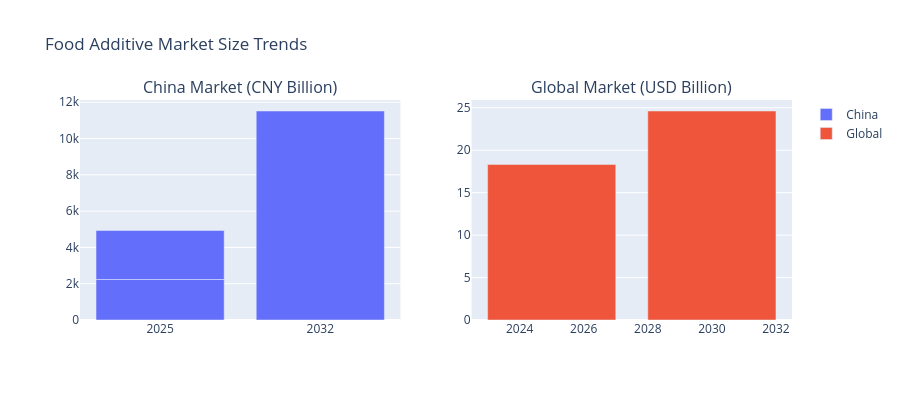

Write notebook code for a chart like this one.
### Code cell
fig = make_subplots(rows=1, cols=2, subplot_titles=("China Market (CNY Billion)", "Global Market (USD Billion)"))

china_data = df_industry[df_industry["Source"].str.contains("ReportsWorld|Beizhe", na=False)]
global_data = df_industry[df_industry["Source"].str.contains("Mordor", na=False)]

fig.add_trace(go.Bar(x=china_data["Year"], y=china_data["MarketSize_CNY_Billion"], name="China"), row=1, col=1)
fig.add_trace(go.Bar(x=global_data["Year"], y=global_data["MarketSize_USD_Billion"], name="Global"), row=1, col=2)
fig.update_layout(height=400, title_text="Food Additive Market Size Trends")
fig.show()

### Figure 1 — Plotly figure (JSON) as saved in the notebook; plotly's stock layout.template omitted (floating-point values rounded to 4 significant figures)
{"data": [{"name": "China", "type": "bar", "x": [2025, 2025, 2032], "xaxis": "x", "y": [2232.0, 2701.0, 11520.0], "yaxis": "y"}, {"name": "Global", "type": "bar", "x": [2025, 2030], "xaxis": "x2", "y": [18.32, 24.62], "yaxis": "y2"}], "layout": {"annotations": [{"font": {"size": 16}, "showarrow": false, "text": "China Market (CNY Billion)", "x": 0.225, "xanchor": "center", "xref": "paper", "y": 1, "yanchor": "bottom", "yref": "paper"}, {"font": {"size": 16}, "showarrow": false, "text": "Global Market (USD Billion)", "x": 0.775, "xanchor": "center", "xref": "paper", "y": 1, "yanchor": "bottom", "yref": "paper"}], "height": 400, "title": {"text": "Food Additive Market Size Trends"}, "xaxis": {"anchor": "y", "domain": [0, 0.45]}, "xaxis2": {"anchor": "y2", "domain": [0.55, 1]}, "yaxis": {"anchor": "x", "domain": [0, 1]}, "yaxis2": {"anchor": "x2", "domain": [0, 1]}}}
